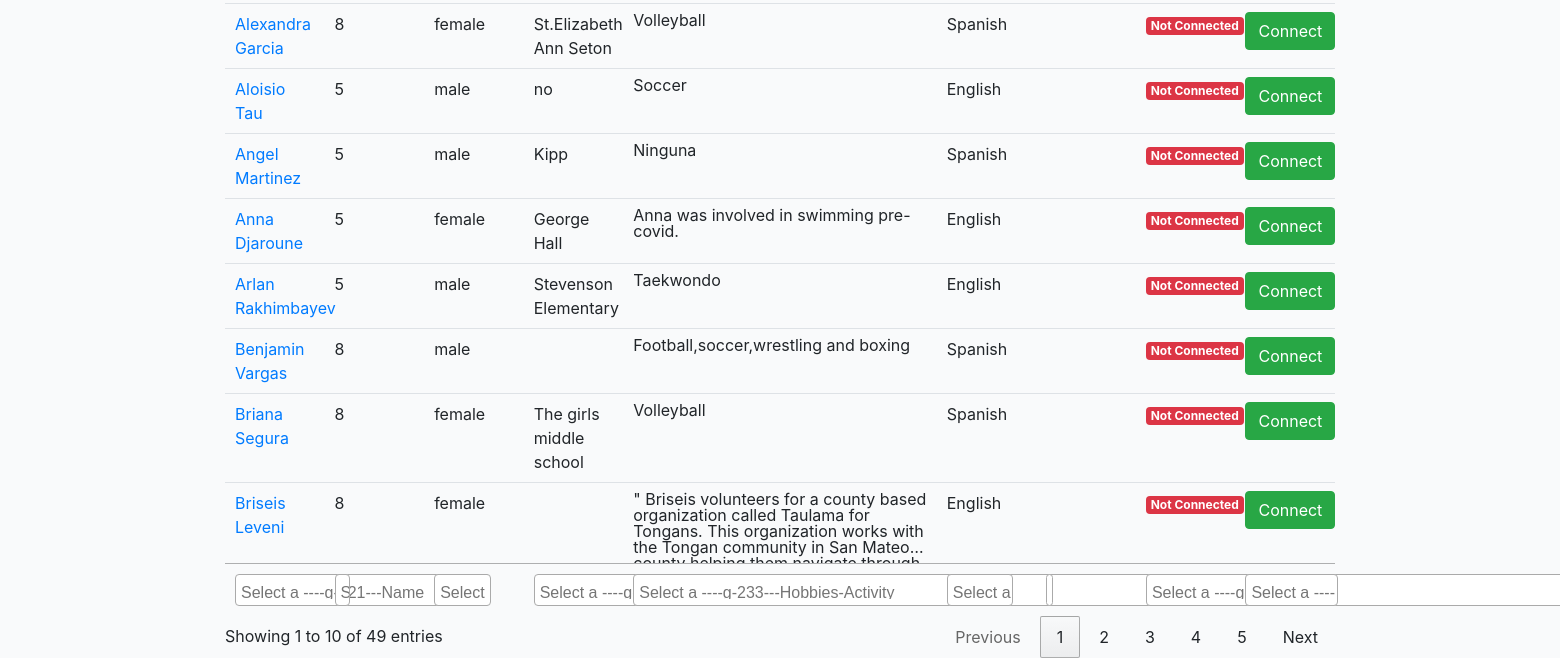
The page /choice/kim-pepper/connect/tutor/ (signed in, lower part) on the database as committed earlier.
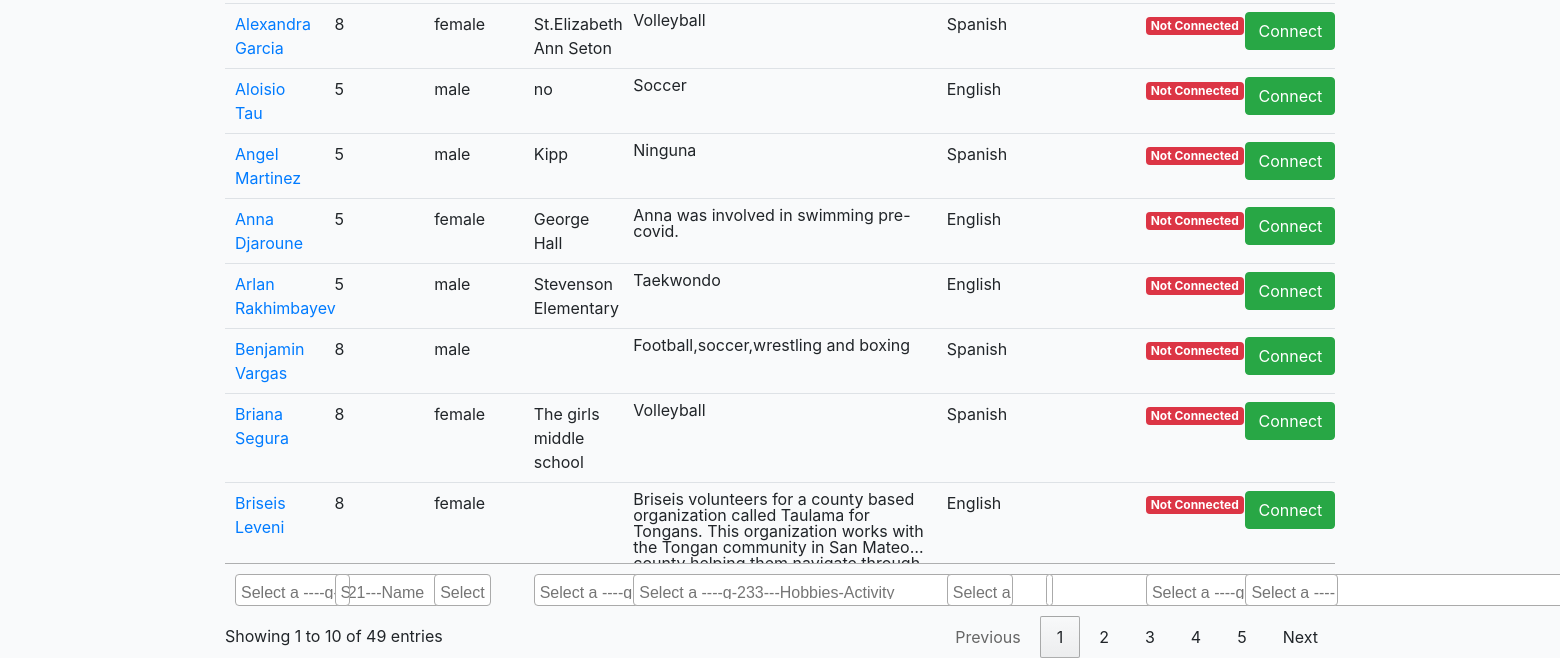
The same page on the database as committed later.
### cprofiles/models.py (models this page shows, shortened)
class Student(models.Model):
    avatar = models.ImageField(default='avatar.png', upload_to='avatars/')
    first_name = models.CharField(max_length=200, blank=True)
    last_name = models.CharField(max_length=200, blank=True)
    email = models.EmailField(max_length=200, blank=True)
    gender = models.CharField(max_length=200, choices=GENDER_CHOICES)
    grade = models.CharField(max_length=200, choices=GRADE_CHOICES)
    school = models.CharField(max_length=200, blank=True)
    language_preference = models.CharField(null=True, blank=True, max_length=200, choices=STUDENT_PREFER_LANGUAGE_CHOICES)
    parent1_first_name = models.CharField(max_length=200, blank=True)
    parent1_last_name = models.CharField(max_length=200, blank=True)
    parent1_phone = models.CharField(max_length=200, blank=True)
    parent1_email = models.EmailField(max_length=200, blank=True)
    academic_advisor = models.CharField(max_length=200, blank=True)
    academic_advisor_email = models.EmailField(max_length=200, blank=True)
    activity = models.TextField(null=True, blank=True, max_length=1000)
    ind_scl = models.TextField(null=True, blank=True, max_length=1000)
    dont_know = models.TextField(null=True, blank=True, max_length=1000)
    proud = models.TextField(null=True, blank=True, max_length=1000)
    learn = models.TextField(null=True, blank=True, max_length=1000)
    happy = models.TextField(null=True, blank=True, max_length=1000)
    hobby = models.TextField(null=True, blank=True, max_length=1000)
    int_ind_school = models.TextField(null=True, blank=True, max_length=1000)
    look_ind_school = models.TextField(null=True, blank=True, max_length=1000)
    strength = models.TextField(null=True, blank=True, max_length=1000)
    obstacle = models.TextField(null=True, blank=True, max_length=1000)
    child_strength = models.ManyToManyField(Childstrength, blank=True, related_name='child_strength')
    social_strength = models.ManyToManyField(Socialstrength, blank=True, related_name='social_strength')
    interview_language = models.CharField(null=True, blank=True, max_length=200, choices=LANGUAGE_CHOICES)
    question = models.TextField(null=True, blank=True, max_length=1000)
    updated = models.DateTimeField(auto_now=True)
    created = models.DateTimeField(auto_now_add=True)
    slug = models.SlugField(unique=True, blank=True)
    flag = models.BooleanField(default=False)
    note = models.TextField(null=True, blank=True, max_length=1000)
    question1 = models.CharField(null=True, blank=True, max_length=200, choices=QUESTION_CHOICES)
    answer1 = models.TextField(null=True, blank=True, max_length=1000)
    question2 = models.CharField(null=True, blank=True, max_length=200, choices=QUESTION_CHOICES)
    answer2 = models.TextField(null=True, blank=True, max_length=1000)
    def get_absolute_url(self):
        return reverse("cprofiles:student-profiles-detail", kwargs={"slug": self.slug})
    def get_friends(self):
        return self.mentors.all()
    __initial_first_name = None
    __initial_last_name = None
    def __init__(self, *args, **kwargs):
        super().__init__(*args, **kwargs)
        self.__initial_first_name = self.first_name
        self.__initial_last_name = self.last_name

### cprofiles/views.py (the view)
# urls.py: path('<slug>/connect/tutor/', MentorProfileDetailView.as_view(), name='mentor-connect-detail'),
@method_decorator(login_required, name='dispatch')
@method_decorator(allowed_users(allowed_roles=['choice', 'admin']), name='dispatch')
class MentorProfileDetailView(DetailView):
    model = Mentor
    template_name = 'choice/mentor-connect.html'
    def get_object(self):
        slug = self.kwargs.get('slug')
        mentor = Mentor.objects.get(slug=slug)
        return mentor
    def get_context_data(self, **kwargs):
        context = super().get_context_data(**kwargs)
        students = Student.objects.all()
        students_ = []
        for item in students:
            students_.append(item)
        context["students"] = students_
        return context

### cprofiles/models.py (called while the page is built)
    def __str__(self):
        return self.name

    def get_absolute_url(self):
        return reverse("cprofiles:mentor-profiles-detail", kwargs={"slug": self.slug})

    def get_languages(self):
        return self.language.all()

    def get_locations(self):
        return self.prefer_location.all()

### templates/choice/mentor-connect.html (shortened to what this page needs)
{% extends 'cbase.html' %}
{% load static %}
{% block stylesheet %}{% static '/css/profile.css' %}{% endblock %}
{% block content %}
<div class="table-responsive-lg">
    <table id="myTable" class="table table-fixed">
        <tfoot>
            <tr>
                <th>Name</th>
                <th>Grade</th>
                <th>Gender</th>
                <th>School</th>
                <th style="width:25%;">Hobbies/Activity</th>
                <th>Prefer Language</th>
                <th style = "width: 25%;">Status</th>
                <th style = "width: 25%;">Action</th>
            </tr>
        </tfoot>
        <tbody>
            {% for student in students %}
            <tr>
                <td><a href="{{student.get_absolute_url}}">{{student.first_name}} {{student.last_name}}</a></td>
                <td>{{student.grade}}</td>
                <td>{{student.gender}}</td>
                <td>{{student.school}}</td>
                <td class="lines shown">{{student.activity}}</td>
                <td>{{student.language_preference}}</td>
                <td></td>
                <td>
                    {% for friend in student.get_friends %}
                    <div><span class="badge badge-success">Connected</span></div>
                    {% empty %}
                    <div><span class="badge badge-danger">Not Connected</div>
                    {% endfor %}
                </td>
                <td>
                    <form action="{% url 'cprofiles:mentor-connect' %}" method="POST">
                        <button type="submit" class="btn btn-success">Connect</button>
                    </form>
                </td>
            </tr>
            {% endfor %}
        </tbody>
    </table>
</div>
{% endblock content %}

Rows that differ between the two databases and show on the page:
changed Student "Briseis": activity "\" Briseis volunteers for a county based organization called Taulama for Tongans. This organization works with the Tongan community in San…" → "Briseis volunteers for a county based organization called Taulama for Tongans. This organization works with the Tongan community in San…"
